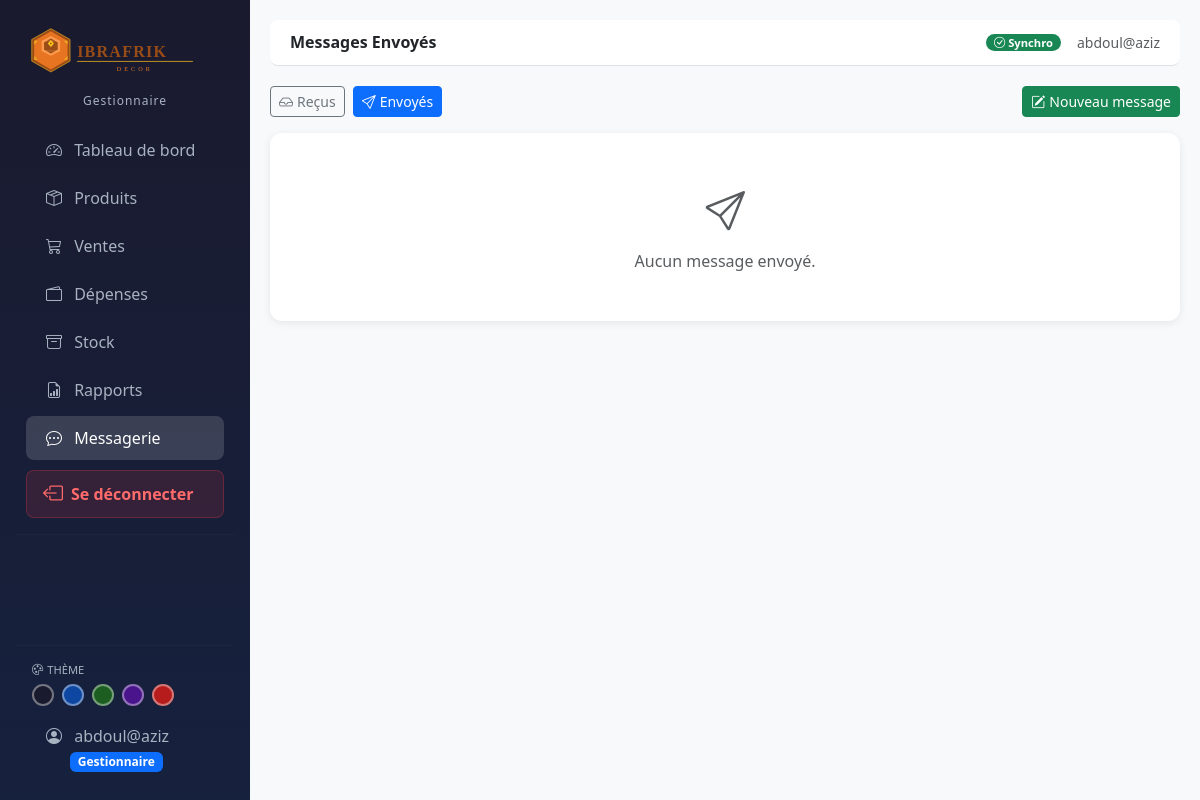
/messagerie/envoyes/ (signed in), run on an earlier commit of the app's database.
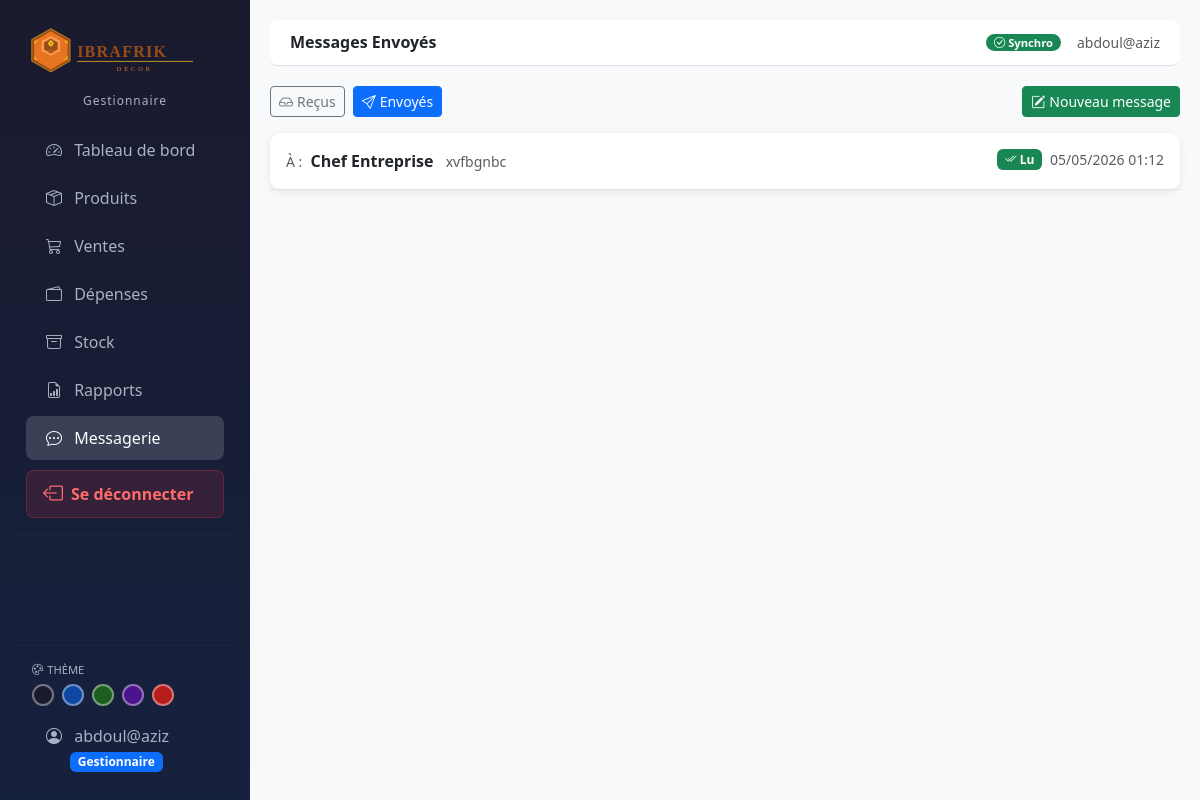
And on a later commit of the database.
### messagerie/models.py (models this page shows, shortened)
class Message(models.Model):
    expediteur = models.ForeignKey(settings.AUTH_USER_MODEL, on_delete=models.CASCADE, related_name='messages_envoyes')
    destinataire = models.ForeignKey(settings.AUTH_USER_MODEL, on_delete=models.CASCADE, related_name='messages_recus')
    contenu = models.TextField()
    date_envoi = models.DateTimeField(auto_now_add=True)
    lu = models.BooleanField(default=False)
    class Meta:
        verbose_name = 'Message'
        ordering = ['-date_envoi']

### accounts/models.py (models this page shows, shortened)
class Utilisateur(AbstractUser):
    GESTIONNAIRE = 'GESTIONNAIRE'
    ADMIN = 'ADMIN'
    ROLE_CHOICES = [
        (GESTIONNAIRE, 'Gestionnaire'),
        (ADMIN, 'Administrateur'),
    ]
    role = models.CharField(
        max_length=20,
        choices=ROLE_CHOICES,
        default=GESTIONNAIRE,
    )
    def is_gestionnaire(self):
        return self.role == self.GESTIONNAIRE
    def is_admin_bc(self):
        return self.role == self.ADMIN
    class Meta:
        verbose_name = 'Utilisateur'
        verbose_name_plural = 'Utilisateurs'

### messagerie/views.py (the view)
# urls.py: path('envoyes/', views.sent, name='sent'),  # URL: /messagerie/envoyes/
@login_required
def sent(request):
    messages_envoyes = Message.objects.filter(
        expediteur=request.user
    ).select_related('destinataire').order_by('-date_envoi')
    return render(request, 'messagerie/sent.html', {
        'messages_envoyes': messages_envoyes,
    })

### dashboard/context_processors.py (called while the page is built)
def messages_non_lus(request):
    if request.user.is_authenticated:
        count = Message.objects.filter(
            destinataire=request.user, lu=False
        ).count()
        return {'messages_non_lus_count': count}
    return {'messages_non_lus_count': 0}

### templates/messagerie/sent.html (shortened to what this page needs)
{% extends 'base.html' %}
{% block page_title %}Messages Envoyés{% endblock %}
{% block content %}
<div class="d-flex justify-content-between align-items-center mb-3">
    <div class="d-flex gap-2">
        <a href="{% url 'messagerie:inbox' %}"
           class="btn btn-outline-secondary btn-sm">
            <i class="bi bi-inbox me-1"></i>Reçus
        </a>
        <a href="{% url 'messagerie:sent' %}"
           class="btn btn-primary btn-sm">
            <i class="bi bi-send me-1"></i>Envoyés
        </a>
    </div>
    <a href="{% url 'messagerie:envoyer' %}" class="btn btn-success btn-sm">
        <i class="bi bi-pencil-square me-1"></i>Nouveau message
    </a>
</div>
<div class="card">
    {% for msg in messages_envoyes %}
    <div class="d-block p-3 border-bottom">
        <div class="d-flex justify-content-between align-items-start">
            <div>
                <span class="text-muted small">À :</span>
                <span class="fw-semibold ms-1">
                    {{ msg.destinataire.get_full_name|default:msg.destinataire.username }}
                </span>
                <span class="text-muted ms-2 small">
                    {{ msg.contenu|truncatechars:60 }}
                </span>
            </div>
            <div class="text-nowrap ms-3 d-flex align-items-center gap-2">
                {% if msg.lu %}
                <span class="badge bg-success">
                    <i class="bi bi-check2-all"></i> Lu
                </span>
                {% else %}
                <span class="badge bg-secondary">
                    <i class="bi bi-check2"></i> Non lu
                </span>
                {% endif %}
                <span class="text-muted small">
                    {{ msg.date_envoi|date:"d/m/Y H:i" }}
                </span>
            </div>
        </div>
    </div>
    {% empty %}
    <div class="text-center text-muted py-5">
        <i class="bi bi-send fs-1 d-block mb-2"></i>
        Aucun message envoyé.
    </div>
    {% endfor %}
</div>
{% endblock %}

What changed in the data, as far as the page shows it:
added Message: destinataire.get_full_name "Chef Entreprise", contenu "xvfbgnbc", lu True (drawn), date_envoi "05/05/2026 01:12"
Also different on the page:
text no longer shown: "Aucun message envoyé."
